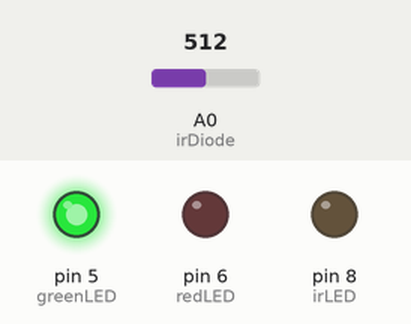
A sketch run on a simulated Arduino Uno, built with avr-gcc and run on an emulated ATmega328P. Shown: output pins drawn as LEDs (lit = HIGH). The inputs (shaded band) are chosen by the test bench; at power-on: A0 (irDiode) = 512. What the sketch prints to the serial monitor is not drawn.

Above: at 0.5 s.
At 21.4 s:
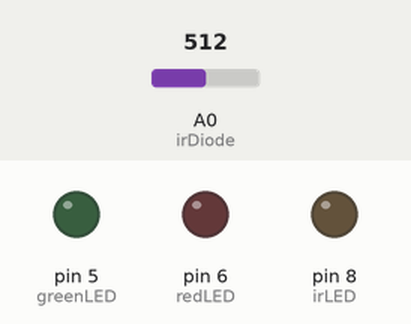
At 31.9 s:
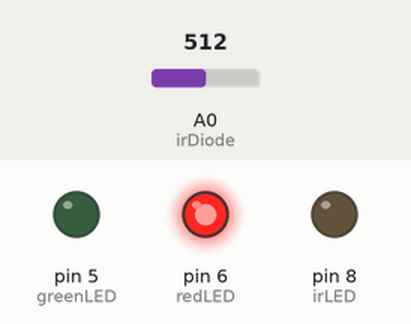
At 42.0 s:
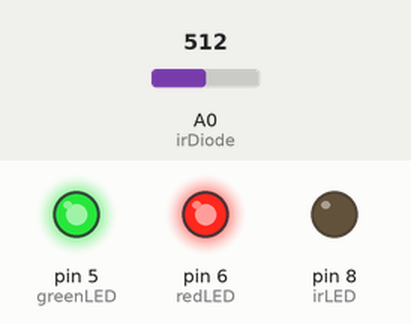
Timing chart, 0 to 54.9 s (numbered marks = the images above):
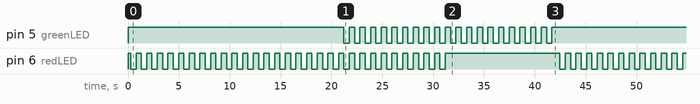

Measured:
- by itself, pin 5 (greenLED): repeats every 42.2 s: LOW 0.52 s, HIGH 21.8 s, 19 × (LOW 0.52 s, HIGH 0.52 s)
- by itself, pin 6 (redLED): moves between LOW and HIGH, repeating every 42.2 s
- by itself, everything shown: repeats every 42.2 s, in 80 steps

The sketch:

handwash_timer.ino
```cpp
/* Pin setup (could also use define directive) */
int irLED = 8;
int redLED = 6;
int greenLED = 5;
int irDiode = A0;

/* Globals */
int diodeVal = 0;       // Photodiode value
int diodePrevVal = 0;   // Previoius photodiode value
int LEDCounter = 0;     // Keeps time

void setup() {
  /* Turn on Serial port to display on monitor/plotter */
  Serial.begin(115200);

  /**
   *  The LEDs are outputs,
   *  photodiode is on analog pin, no need to initialize
   */
  digitalWrite(irLED, LOW);     // Using NPN transistor, off is low
  pinMode(irLED, OUTPUT);
  digitalWrite(redLED, HIGH);   // Using PNP transistor, off is high
  pinMode(redLED, OUTPUT);
  digitalWrite(greenLED, HIGH); // Using PNP transistor, off is high
  pinMode(greenLED, OUTPUT);

  /* disable inteerupts while setting up timer registers */
  noInterrupts();

  /**
   *  Timer1 initialization
   *  Counter is 0 (no preload)
   *  Prescaler is 64
   *  Overflow interrupt is disabled to start (enable on detection)
   */
  TCCR1A = 0;                   // reset control registers
  TCCR1B = 0;

  TCNT1 = 0;                    // set counter to 0
  TCCR1B |= (1 << CS11);        // 64 prescaler (~262ms to overflow, close enough to 250)
  TCCR1B |= (1 << CS10);

  TIMSK1 &= ~(1 << TOIE1);      // disable timer overflow interrupt

  /**
   *  Timer2 initialization
   *  Counter is 0 (no preload)
   *  Prescaler is 1024
   *  Overflow interrupt is enabled to start (disable on detection)
   */
  TCCR2A = 0;                   // reset control registers
  TCCR2B = 0;

  TCNT2 = 0;                    // set counter to 0
  TCCR2B |= (1 << CS20);        // 1024 prescaler (~16ms to overflow_
  TCCR2B |= (1 << CS21);
  TCCR2B |= (1 << CS22);

  TIMSK2 |= (1 << TOIE2);       // enable timer overflow interrupt

  /* enable inteerupts after setting up timer registers */
  interrupts();
}

void loop() {
  /* Funny, nothing to see here! It's all in the timers. */
}

/**
 *  Timer2 overflow interrupt
 *  Triggered every ~16ms
 *  Turns on IR LED and checks for local bounce back (hand detection)
 *  On two consecutive detections (like debounce) turn off Timer2 and
 *  turn on Timer1 for LED blinky ~30 second timer
 */
ISR(TIMER2_OVF_vect)
{
  diodePrevVal = diodeVal;            // Rememebr previous value

  digitalWrite(irLED, HIGH);          // Turn on IR LED
  diodeVal = analogRead(irDiode);     // Read from photodiode
  digitalWrite(irLED, LOW);           // Turn off IR LED

  Serial.println(diodeVal);           // Print the value if you like
  Serial.println();

  /* Two consecutive detections, switch to blinky timer (Timer1) */
  if ((diodeVal > 90) && (diodePrevVal > 90))
  {
    digitalWrite(redLED, HIGH);       // Turn on Red LED for first blink
    TIMSK2 &= ~(1 << TOIE2);          // disable timer2 overflow interrupt
    TIMSK1 |= (1 << TOIE1);           // enable timer1 overflow interrupt
  }
}

/**
 *  Timer1 overflow interrupt
 *  Triggered every ~262ms which is close enough to 250ms.
 *  Blink Red LED for ~20s
 *  Then blink Yellow LED for ~10s
 *  Then blink Green LED for ~10s
 *  Finally turn off Timer1 and re-enable Timer2
 *
 *  On my arduino I get a nearly exactly 30s timer, but it will
 *  vary from unit to unit since the clocks aren't very accurate.
 *  To improve, would need to use a good watch crystal (32.768kHz)
 */
ISR(TIMER1_OVF_vect)
{
  LEDCounter++;
  if (LEDCounter % 2)
  {
    /* Could use case/switch */
    if (LEDCounter <= 80)             // 80 / 4 = 20s
    {
      /* toggle red LED */
      digitalWrite(redLED, !digitalRead(redLED));
    }
    else if (LEDCounter <= 120)       // (120-80)/4 = 10s
    {
      /* toggle red and green LED to get yellow-ish */
      digitalWrite(redLED, !digitalRead(redLED));
      digitalWrite(greenLED, digitalRead(redLED));
    }
    else if (LEDCounter <= 160)       // (160-120)/4 = 10s
    {
      /* toggle green LED, keep red LED off */
      digitalWrite(redLED, HIGH);
      digitalWrite(greenLED, !digitalRead(greenLED));
    }
    else
    {
      /* turn off green LED */
      digitalWrite(greenLED, HIGH);

      /* reset counters and return to starting state */
      TCNT1 = 0;
      TCNT2 = 0;

      TIMSK1 &= ~(1 << TOIE1);   // disable timer overflow interrupt
      TIMSK2 |= (1 << TOIE2);   // enable timer overflow interrupt

      LEDCounter = 0;
      diodeVal = 0;
      diodePrevVal = 0;
    }
  }
}
```
